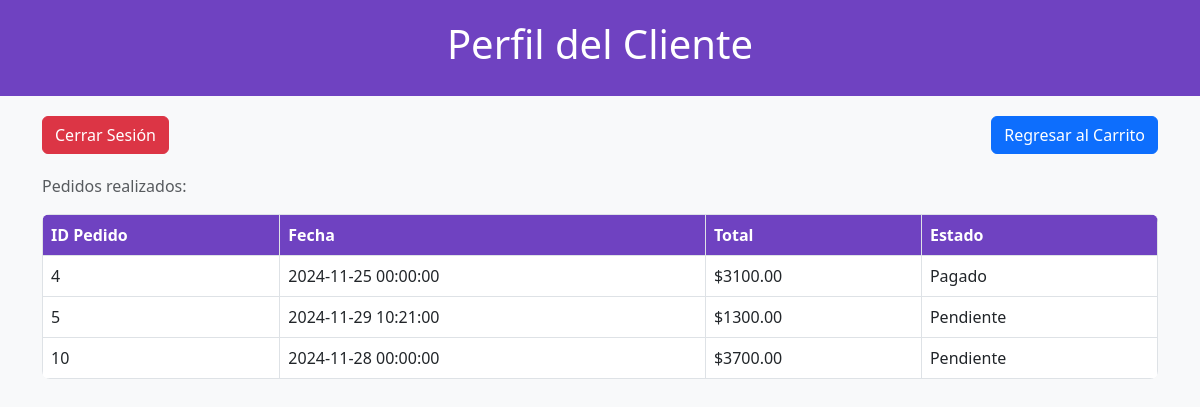
Screenshot of /perfilcliente.php (signed in) with the database file from the repository.
### tables this page shows
CREATE TABLE `pedidos` (
  `id` int(11) NOT NULL,
  `cliente_id` int(11) NOT NULL,
  `fecha` datetime DEFAULT NULL,
  `total` decimal(10,2) NOT NULL,
  `estado` enum('Pendiente','Pagado','Cancelado') NOT NULL,
  `venta_id` int(11) DEFAULT NULL,
  `venta_estado` enum('Sin Venta','Vendido') DEFAULT 'Sin Venta'
);

### perfilcliente.php (the view, shortened to what this page needs)
<?php
include './Static/connect/bd.php';
$user = $_SESSION['usuario'];
?>
<!DOCTYPE html>
<html lang="es">
<head>
    <link href="https://cdn.jsdelivr.net/npm/bootstrap@5.3.0/dist/css/bootstrap.min.css" rel="stylesheet">
</head>
<body>
    <div class="custom-header">
        <h1>Perfil del Cliente</h1>
    </div>
    <div class="container">
        <div class="button-container">
            <a href="logout.php" class="btn btn-danger">Cerrar Sesión</a>
            <a href="carrito.php" class="btn btn-primary">Regresar al Carrito</a>
        </div>
        <p class="text-muted">Pedidos realizados:</p>
        <?php
        $sql = "SELECT id, fecha, total, estado FROM pedidos WHERE cliente_id = ?";
        $stmt = $conn->prepare($sql);
        $stmt->bind_param('i', $user['id_usuarios']);
        $stmt->execute();
        $result = $stmt->get_result();
        if ($result->num_rows > 0) {
            echo "<table class='table table-bordered'>";
            echo "<thead><tr><th>ID Pedido</th><th>Fecha</th><th>Total</th><th>Estado</th></tr></thead><tbody>";
            while ($row = $result->fetch_assoc()) {
                echo "<tr>";
                echo "<td>" . htmlspecialchars($row['id']) . "</td>";
                echo "<td>" . htmlspecialchars($row['fecha']) . "</td>";
                echo "<td>$" . htmlspecialchars($row['total']) . "</td>";
                echo "<td>" . htmlspecialchars($row['estado']) . "</td>";
                echo "</tr>";
            }
            echo "</tbody></table>";
        } else {
            echo "<div class='alert alert-info'>No has realizado pedidos todavía.</div>";
        }
        ?>
    </div>
</body>
</html>

### perfilcliente.php (style rules this page uses)
body { background-color: #f8f9fa; }
.custom-header { background-color: #6f42c1; color: white; padding: 20px; text-align: center; }
.table { background-color: white; border-radius: 8px; overflow: hidden; }
.table th { background-color: #6f42c1; color: white; }
.container { margin-top: 20px; }
.button-container { display: flex; justify-content: space-between; margin-bottom: 20px; }

### rows the page displays
pedidos: id "4", fecha "2024-11-25 00:00:00", total "3100.00", estado "Pagado"
pedidos: id "5", fecha "2024-11-29 10:21:00", total "1300.00", estado "Pendiente"
pedidos: id "10", fecha "2024-11-28 00:00:00", total "3700.00", estado "Pendiente"
